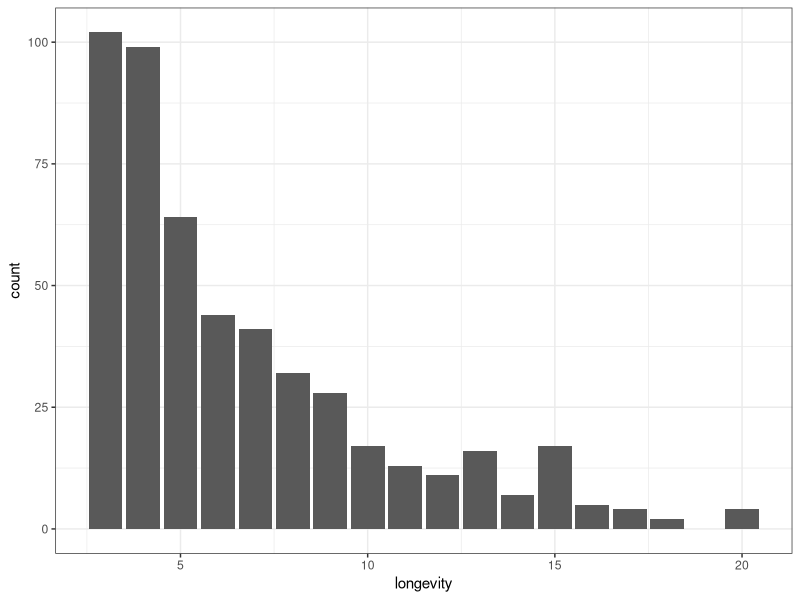
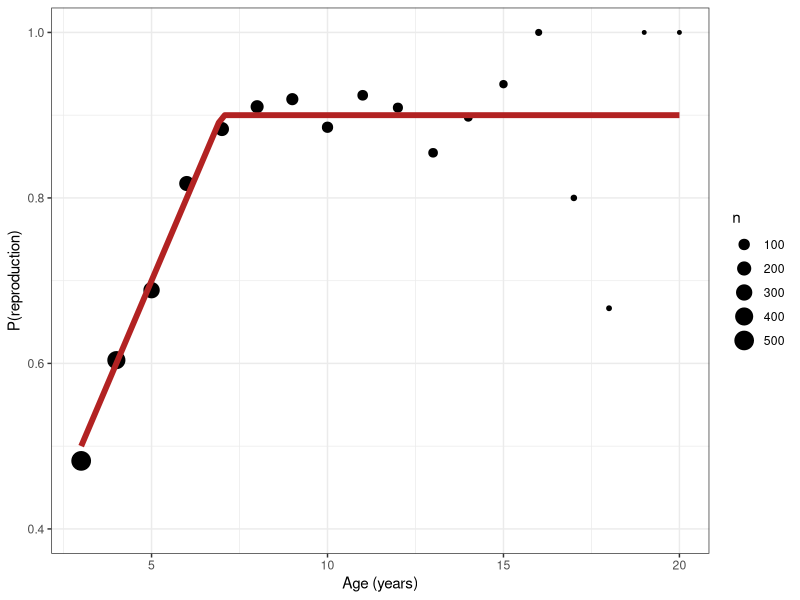
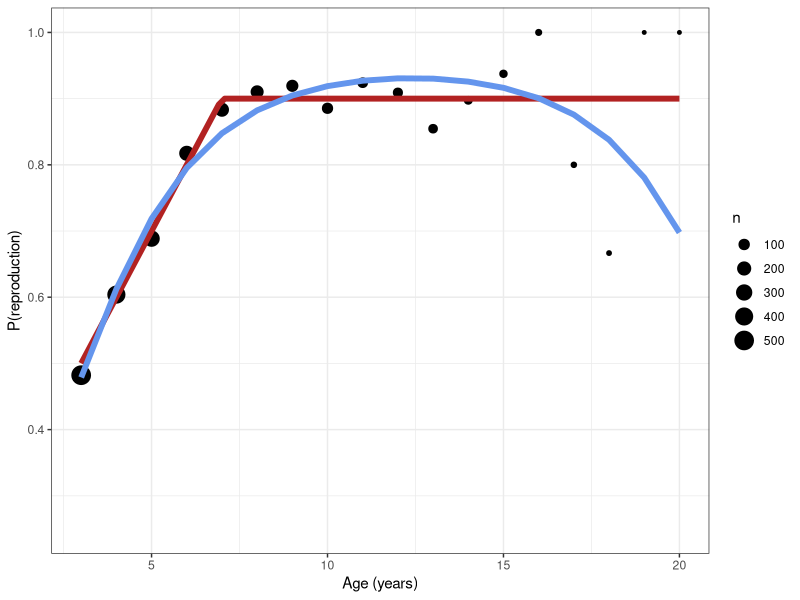
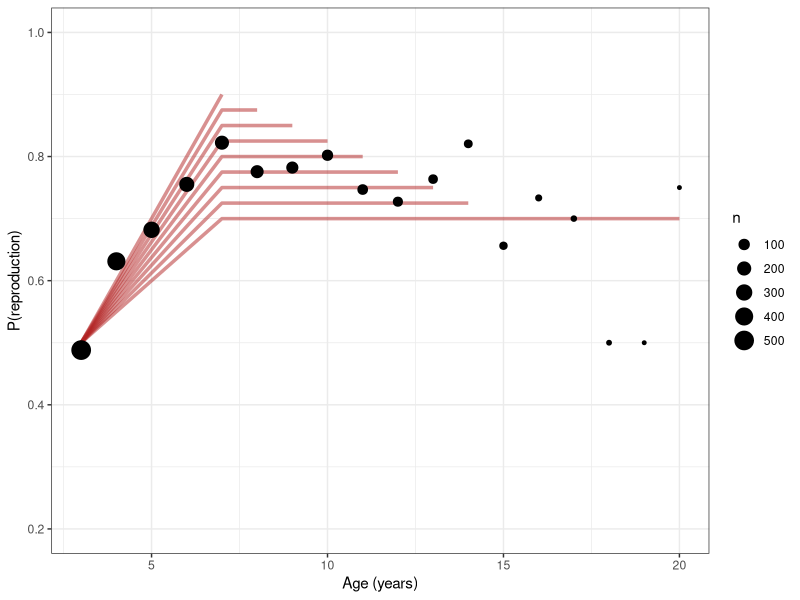
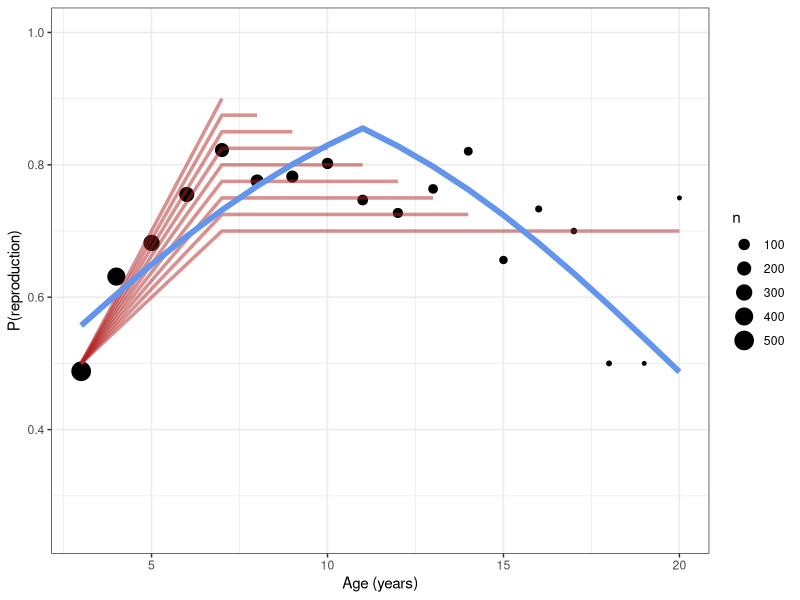

These charts were generated, in order, by the following R code:
## ---- chunk 1
#| message: false

library(tidyverse)

theme_set(theme_bw())
set.seed(123)

se_prop <- function(p, n) sqrt(p * (1 - p) / n)

## ---- chunk 2

# Set annual survival to be a fixed 0.8
seal_lifespans <- tibble(
  longevity = rgeom(1e3, prob = 1 - 0.8)
) %>% 
  filter(between(longevity, 3, 20))

ggplot(seal_lifespans, aes(longevity)) +
  geom_bar()

## ---- chunk 3

prime_age <- 7
max_prob <- 0.9
min_prob <- 0.5

prob_by_age <- function(a) {
  approx(x = c(3, prime_age),
         y = c(min_prob, max_prob),
         xout = a,
         rule = 2)$y
}

seals_annual <- map(
  seal_lifespans$longevity,
  \(l) {
    tibble(age = seq(3, l),
           repro_prob = prob_by_age(age),
           repro = rbinom(length(age), size = 1, prob = repro_prob))
    }
) %>% 
  list_rbind()

seals_annual %>% 
  group_by(age) %>% 
  summarize(mean_repro = mean(repro),
            n = n()) %>% 
  # Note: add error bars
  ggplot(aes(age, mean_repro)) +
  geom_point(aes(size = n)) +
  stat_function(fun = prob_by_age, color = "firebrick", linewidth = 2) +
  scale_x_continuous("Age (years)") +
  scale_y_continuous("P(reproduction)", limits = c(0.4, 1))

## ---- chunk 4

poly_mod <- glm(repro ~ poly(age, 2), 
                family = binomial(link = "logit"),
                data = seals_annual)

summary(poly_mod)

poly_pred <- tibble(age = seq(min(seals_annual$age),
                              max(seals_annual$age))) %>% 
  mutate(repro_prob = predict(poly_mod, 
                              newdata = .,
                              type = "response"))

seals_annual %>% 
  group_by(age) %>% 
  summarize(mean_repro = mean(repro),
            n = n()) %>% 
  # Note: add error bars
  ggplot(aes(age, mean_repro)) +
  geom_point(aes(size = n)) +
  stat_function(fun = prob_by_age, color = "firebrick", linewidth = 2) +
  geom_line(aes(y = repro_prob), 
            poly_pred, 
            color = "cornflowerblue", 
            linewidth = 2) +
  scale_x_continuous("Age (years)") +
  scale_y_continuous("P(reproduction)", limits = c(0.25, 1))
## ---- chunk 5

prob_age3 <- 0.5
plateau_age1 <- 7
plateau_long1 <- 0.9
plateau_age2 <- 15
plateau_long2 <- 0.7

prob_by_longevity <- function(a, l) {
  plateau <- approx(x = c(plateau_age1, plateau_age2),
                    y = c(plateau_long1, plateau_long2),
                    xout = l,
                    rule = 2)$y
  
  p <- approx(x = c(3, plateau_age1),
              y = c(prob_age3, plateau),
              xout = a,
              rule = 2)$y
  
  p
}

prime_age <- 11
seals_annual2 <- map(
  seal_lifespans$longevity,
  \(l) {
    tibble(age = seq(3, l),
           age2 = age - prime_age,
           age_cat = ifelse(age2 <= 0,
                            "Pre-senescent",
                            "Senescent"),
           repro_prob = map2_dbl(age, l, prob_by_longevity),
           repro = rbinom(length(age), size = 1, prob = repro_prob))
    }
) %>% 
  list_rbind()

repro_probs <- map(
  plateau_age1:plateau_age2,
  \(l) {
    tibble(longevity = factor(l),
           age = seq(3, l),
           p = map2_dbl(age, l, prob_by_longevity))
  }
) %>% 
  list_rbind()
repro_probs$age[repro_probs$age == 15 &
                  repro_probs$longevity == 15] <- 20

seals_annual2 %>% 
  group_by(age) %>% 
  summarize(mean_repro = mean(repro),
            n = n()) %>% 
  # Note: add error bars
  ggplot(aes(age, mean_repro)) +
  geom_line(aes(y = p, group = longevity), 
               repro_probs,
               color = "firebrick", 
               linewidth = 1.2,
               alpha = 0.5) +
  geom_point(aes(size = n)) +
  scale_x_continuous("Age (years)") +
  scale_y_continuous("P(reproduction)", limits = c(0.2, 1))

## ---- chunk 6

disappear_mod <- glm(repro ~ age2 : age_cat, 
                     family = binomial(link = "logit"),
                     data = seals_annual2)

summary(disappear_mod)

disappear_pred <- tibble(age = seq(min(seals_annual2$age),
                                   max(seals_annual2$age)),
                         age2 = age - prime_age,
                         age_cat = ifelse(age2 <= 0,
                                          "Pre-senescent",
                                          "Senescent")) %>% 
  mutate(repro_prob = predict(disappear_mod, 
                              newdata = .,
                              type = "response"))

seals_annual2 %>% 
  group_by(age, age_cat) %>% 
  summarize(mean_repro = mean(repro),
            n = n(),
            .groups = "drop") %>% 
  # Note: add error bars
  ggplot(aes(age, mean_repro)) +
  geom_point(aes(size = n)) +
  geom_line(aes(y = p, group = longevity), 
               repro_probs,
               color = "firebrick", 
               linewidth = 1.2,
               alpha = 0.5) +
  geom_line(aes(y = repro_prob), 
            disappear_pred, 
            color = "cornflowerblue", 
            linewidth = 2) +
  scale_x_continuous("Age (years)") +
  scale_y_continuous("P(reproduction)", limits = c(0.25, 1))

